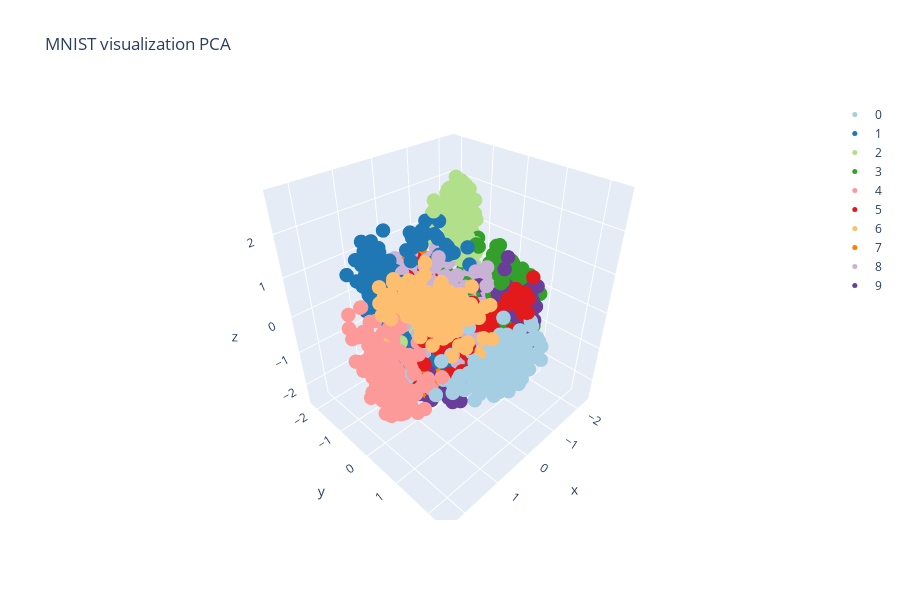

Source (notebook cell):
### Code cell
digits_3d = pd.DataFrame({
    'x': S_pca_[:, 0], 
    'y': S_pca_[:, 1], 
    'z': S_pca_[:, 2],
    'label': dg['target'],
})

colors = cl.scales['10']['qual']['Paired']
data = []

for i in range(10):
    x = digits_3d[digits_3d['label'].astype('int') == i]['x']
    y = digits_3d[digits_3d['label'].astype('int') == i]['y']
    z = digits_3d[digits_3d['label'].astype('int') == i]['z']
    
    color = colors[i]
    
    trace = {
        'name': str(i),
        'x': x,
        'y': y,
        'z': z,
        'type': 'scatter3d',
        'mode': 'markers',
        'marker': {
            'size': 5,
            'color': color 
        }
    }
    data.append(trace)

layout = go.Layout(
    title='MNIST visualization PCA',
    width=900,
    height=600
)

fig = go.Figure(data=data, layout=layout)

iplot(fig, show_link = False)

### Figure 1 — Plotly figure (JSON) as saved in the notebook; plotly's stock layout.template omitted (floating-point values rounded to 4 significant figures; data arrays with more than 128 entries replaced by an {"elided": "..."} marker saying what was removed)
{"data": [{"marker": {"color": "rgb(166,206,227)", "size": 5}, "mode": "markers", "name": "0", "type": "scatter3d", "x": {"elided": "178 float values"}, "y": {"elided": "178 float values"}, "z": {"elided": "178 float values"}}, {"marker": {"color": "rgb(31,120,180)", "size": 5}, "mode": "markers", "name": "1", "type": "scatter3d", "x": {"elided": "182 float values"}, "y": {"elided": "182 float values"}, "z": {"elided": "182 float values"}}, {"marker": {"color": "rgb(178,223,138)", "size": 5}, "mode": "markers", "name": "2", "type": "scatter3d", "x": {"elided": "177 float values"}, "y": {"elided": "177 float values"}, "z": {"elided": "177 float values"}}, {"marker": {"color": "rgb(51,160,44)", "size": 5}, "mode": "markers", "name": "3", "type": "scatter3d", "x": {"elided": "183 float values"}, "y": {"elided": "183 float values"}, "z": {"elided": "183 float values"}}, {"marker": {"color": "rgb(251,154,153)", "size": 5}, "mode": "markers", "name": "4", "type": "scatter3d", "x": {"elided": "181 float values"}, "y": {"elided": "181 float values"}, "z": {"elided": "181 float values"}}, {"marker": {"color": "rgb(227,26,28)", "size": 5}, "mode": "markers", "name": "5", "type": "scatter3d", "x": {"elided": "182 float values"}, "y": {"elided": "182 float values"}, "z": {"elided": "182 float values"}}, {"marker": {"color": "rgb(253,191,111)", "size": 5}, "mode": "markers", "name": "6", "type": "scatter3d", "x": {"elided": "181 float values"}, "y": {"elided": "181 float values"}, "z": {"elided": "181 float values"}}, {"marker": {"color": "rgb(255,127,0)", "size": 5}, "mode": "markers", "name": "7", "type": "scatter3d", "x": {"elided": "179 float values"}, "y": {"elided": "179 float values"}, "z": {"elided": "179 float values"}}, {"marker": {"color": "rgb(202,178,214)", "size": 5}, "mode": "markers", "name": "8", "type": "scatter3d", "x": {"elided": "174 float values"}, "y": {"elided": "174 float values"}, "z": {"elided": "174 float values"}}, {"marker": {"color": "rgb(106,61,154)", "size": 5}, "mode": "markers", "name": "9", "type": "scatter3d", "x": {"elided": "180 float values"}, "y": {"elided": "180 float values"}, "z": {"elided": "180 float values"}}], "layout": {"height": 600, "title": {"text": "MNIST visualization PCA"}, "width": 900}}
